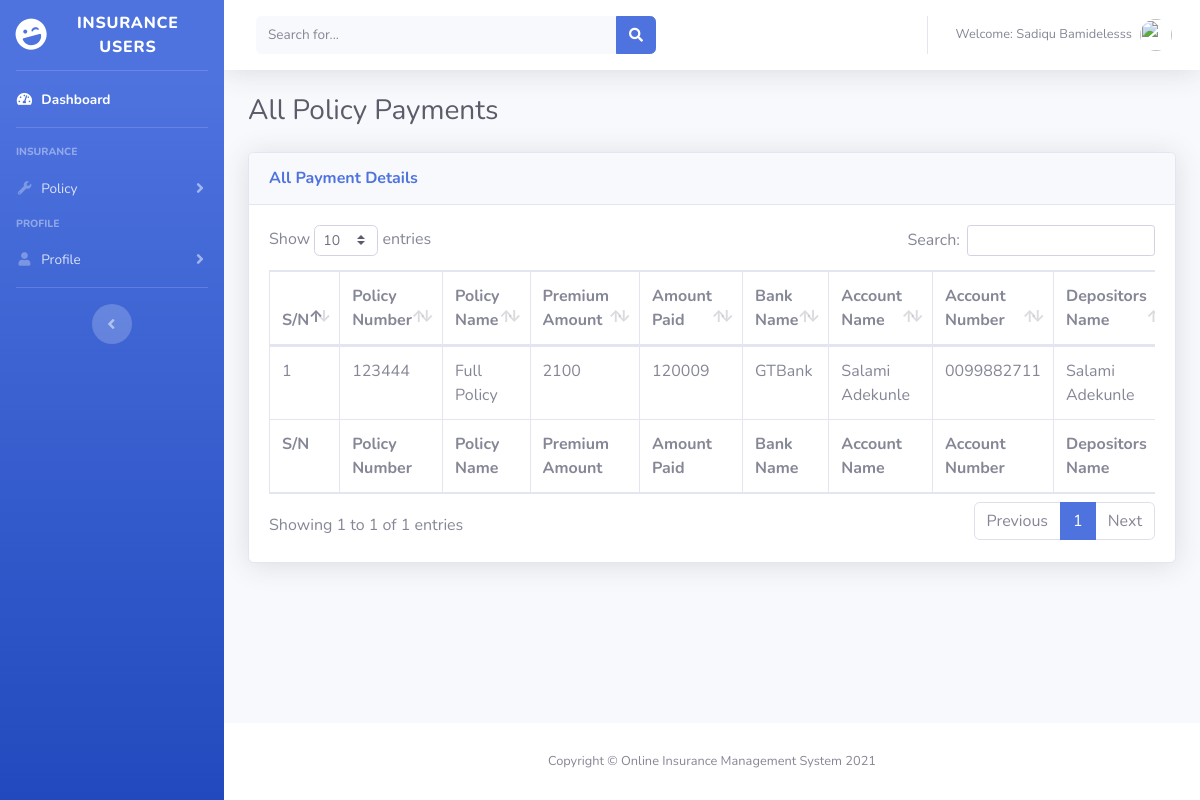
The app's page /users/policyPayments.php (signed in) with its own data.
### tables this page shows
CREATE TABLE `tblusers` (
  `Id` int(10) NOT NULL,
  `firstName` varchar(255) NOT NULL,
  `lastName` varchar(255) NOT NULL,
  `otherName` varchar(255) NOT NULL,
  `emailAddress` varchar(255) NOT NULL,
  `password` varchar(255) NOT NULL,
  `dob` varchar(50) NOT NULL,
  `gender` varchar(10) NOT NULL,
  `phone` varchar(20) NOT NULL,
  `address` varchar(255) NOT NULL,
  `state` varchar(255) NOT NULL,
  `dateCreated` varchar(50) NOT NULL
);

CREATE TABLE `tblpolicyregpayments` (
  `Id` int(10) NOT NULL,
  `policyRegId` varchar(50) NOT NULL,
  `userId` varchar(50) NOT NULL,
  `amountPaid` varchar(50) NOT NULL,
  `bankName` varchar(255) NOT NULL,
  `accountName` varchar(255) NOT NULL,
  `accountNumber` varchar(255) NOT NULL,
  `depositorsName` varchar(255) NOT NULL,
  `datePaid` varchar(50) NOT NULL,
  `paymentDetails` varchar(255) NOT NULL,
  `isApproved` varchar(10) NOT NULL,
  `dateApproved` varchar(50) NOT NULL,
  `dateCreated` varchar(50) NOT NULL
);

CREATE TABLE `tblpolicy` (
  `Id` int(10) NOT NULL,
  `categoryId` varchar(10) NOT NULL,
  `subCategoryId` varchar(10) NOT NULL,
  `policyNumber` varchar(255) NOT NULL,
  `policyName` varchar(255) NOT NULL,
  `sumAssured` varchar(50) NOT NULL,
  `premiumTermId` varchar(50) NOT NULL,
  `premiumAmount` varchar(50) NOT NULL,
  `interest` varchar(50) NOT NULL,
  `description` varchar(255) NOT NULL,
  `dateCreated` varchar(50) NOT NULL
);

### includes/session.php (called while the page is built, shortened)
<?php
include('dbconnection.php');
if (isset($_SESSION['adminId']) )
{
    $adminId = $_SESSION['adminId'];
    $query = mysqli_query($con,"select * from tbladmin where Id='$adminId'");
    $count = mysqli_num_rows($query);
    $rows = mysqli_fetch_array($query);
    $firstName = $rows['firstName'];
    $lastName = $rows['lastName'];
}
else if (isset($_SESSION['userId']) )
{
    $userId = $_SESSION['userId'];
    $query = mysqli_query($con,"select * from tblusers where Id='$userId'");
    $rows = mysqli_fetch_array($query);
    $firstName = $rows['firstName'];
    $lastName = $rows['lastName'];
}
else{
  echo "<script type = \"text/javascript\">
  window.location = (\"index.php\");
  </script>";
}
?>

### users/policyPayments.php (the view, shortened to what this page needs)
<?php include_once('../includes/dbconnection.php');?>
<?php include_once('../includes/session.php');?>
<!DOCTYPE html>
<html lang="en">
<?php include_once('./includes/header.php');?>
<body id="page-top">
  <div id="wrapper">
    <?php include_once('./includes/sidebar.php');?>
    <div id="content-wrapper" class="d-flex flex-column">
      <div id="content">
        <?php include_once('./includes/topNavBar.php');?>
        <div class="container-fluid">
          <h1 class="h3 mb-4 text-gray-800">All Policy Payments</h1>
          <div class="row">
                <div class="col-lg-12">
        <div class="card shadow mb-4">
        <div class="card-header py-3">
            <h6 class="m-0 font-weight-bold text-primary">All Payment Details</h6>
        </div>
        <div class="card-body">
        <div class="table-responsive">
        <table class="table table-bordered" id="dataTable" width="100%" cellspacing="0">
            <thead>
            <tr>
                <th>S/N</th>
                <th>Policy Number</th>
                <th>Policy Name</th>
                <th>Premium Amount</th>
                <th>Amount Paid</th>
                <th>Bank Name</th>
                <th>Account Name</th>
                <th>Account Number</th>
                <th>Depositors Name</th>
            </tr>
            </thead>
            <tfoot>
            <tr>
                <th>S/N</th>
                <th>Policy Number</th>
                <th>Policy Name</th>
                <th>Premium Amount</th>
                <th>Amount Paid</th>
                <th>Bank Name</th>
                <th>Account Name</th>
                <th>Account Number</th>
                <th>Depositors Name</th>
            </tr>
            </tfoot>
            <tbody>
            <?php
        $ret=mysqli_query($con,"SELECT tblpolicyregpayments.policyRegId,tblpolicyregpayments.Id AS policyRegPaymentId,tblpolicyregpayments.userId,tblpolicyregpayments.amountPaid,
        tblpolicyregpayments.bankName,tblpolicyregpayments.accountName,tblpolicyregpayments.accountNumber,tblpolicyregpayments.depositorsName,
        tblpolicyregpayments.datePaid,tblpolicyregpayments.paymentDetails,tblpolicyregpayments.isApproved,tblpolicyregpayments.dateApproved,tblpolicyregpayments.dateCreated,
        tblpolicy.policyName,tblpolicy.sumAssured,tblpolicy.policyNumber,tblpolicy.premiumAmount,
        tblpolicyReg.Id,tblpolicyReg.policyId,tblpolicyReg.userId
         from tblpolicyregpayments
         INNER JOIN tblpolicyreg ON tblpolicyreg.Id = tblpolicyregpayments.policyRegId
         INNER JOIN tblpolicy ON tblpolicy.Id = tblpolicyreg.policyId
         where tblpolicyregpayments.userId='$userId'");
        $cnt=1;
        while ($row=mysqli_fetch_array($ret)) {
                    ?>
        <tr>
        <td><?php echo $cnt;?></td>
        <td><?php  echo $row['policyNumber'];?></td>
        <td><?php  echo $row['policyName'];?></td>
        <td><?php  echo $row['premiumAmount'];?></td>
        <td><?php  echo $row['amountPaid'];?></td>
        <td><?php  echo $row['bankName'];?></td>
        <td><?php  echo $row['accountName'];?></td>
        <td><?php  echo $row['accountNumber'];?></td>
        <td><?php  echo $row['depositorsName'];?></td>
        </tr>
        <?php
        $cnt=$cnt+1;
        }?>
            </tbody>
        </table>
        </div>
        </div>
        </div>
        </div>
          </div>
        </div>
      </div>
      <?php include_once('./includes/footer.php');?>
</body>
</html>

### users/includes/topNavBar.php (shortened to what this page needs)
<nav class="navbar navbar-expand navbar-light bg-white topbar mb-4 static-top shadow">
          <form class="d-none d-sm-inline-block form-inline mr-auto ml-md-3 my-2 my-md-0 mw-100 navbar-search">
            <div class="input-group">
              <input type="text" class="form-control bg-light border-0 small" placeholder="Search for..." aria-label="Search" aria-describedby="basic-addon2">
              <div class="input-group-append">
                <button class="btn btn-primary" type="button">
                  <i class="fas fa-search fa-sm"></i>
                </button>
              </div>
            </div>
          </form>
          <ul class="navbar-nav ml-auto">
            <li class="nav-item dropdown no-arrow">
              <a class="nav-link dropdown-toggle" href="#" id="userDropdown" role="button" data-toggle="dropdown" aria-haspopup="true" aria-expanded="false">
                <span class="mr-2 d-none d-lg-inline text-gray-600 small">Welcome: <?php echo $firstName." ".$lastName;?></span>
                <img class="img-profile rounded-circle" src="../img/admin2.jpg">
              </a>
            </li>
          </ul>
        </nav>

### records on screen
tblusers: firstName "Sadiqu", lastName "Bamidelesss"
tblpolicyregpayments: tblpolicy.policyNumber "123444", tblpolicy.policyName "Full Policy", tblpolicy.premiumAmount "2100", amountPaid "120009", bankName "GTBank", accountName "Salami Adekunle", accountNumber "0099882711", depositorsName "Salami Adekunle"
